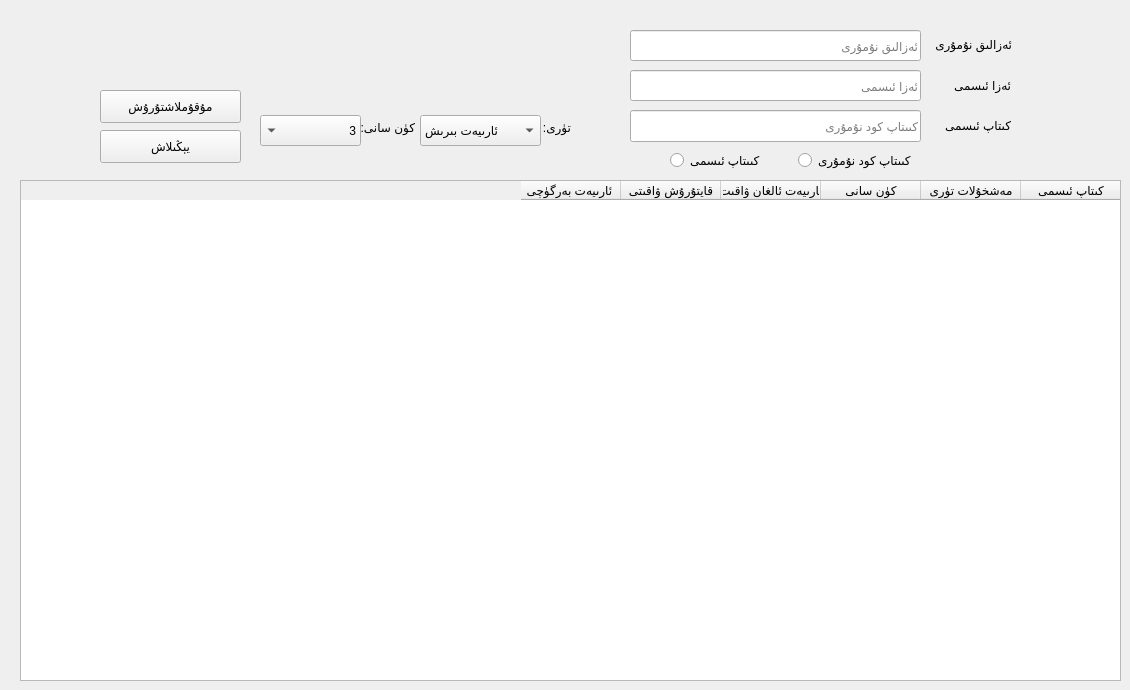
      <widget class="QWidget" name="tab_7">
       <attribute name="title">
        <string>ئارىيەت بىرىش</string>
       </attribute>
       <widget class="QTableWidget" name="tableWidget_2">
        <property name="geometry">
         <rect>
          <x>20</x>
          <y>180</y>
          <width>1101</width>
          <height>501</height>
         </rect>
        </property>
        <property name="font">
         <font>
          <weight>50</weight>
          <bold>false</bold>
         </font>
        </property>
        <property name="layoutDirection">
         <enum>Qt::RightToLeft</enum>
        </property>
        <property name="locale">
         <locale language="Uighur" country="China"/>
        </property>
        <column>
         <property name="text">
          <string>كىتاپ ئىسمى</string>
         </property>
        </column>
        <column>
         <property name="text">
          <string>مەشخۇلات تۈرى</string>
         </property>
        </column>
        <column>
         <property name="text">
          <string>كۈن سانى</string>
         </property>
        </column>
        <column>
         <property name="text">
          <string>ئارىيەت ئالغان ۋاقىت</string>
         </property>
        </column>
        <column>
         <property name="text">
          <string>قايتۇرۇش ۋاقىتى</string>
         </property>
        </column>
        <column>
         <property name="text">
          <string>ئارىيەت بەرگۈچى </string>
         </property>
        </column>
       </widget>
       <widget class="QPushButton" name="pushButton_8">
        <property name="geometry">
         <rect>
          <x>100</x>
          <y>90</y>
          <width>141</width>
          <height>33</height>
         </rect>
        </property>
        <property name="font">
         <font>
          <kerning>false</kerning>
         </font>
        </property>
        <property name="layoutDirection">
         <enum>Qt::RightToLeft</enum>
        </property>
        <property name="text">
         <string>مۇقۇملاشتۇرۇش</string>
        </property>
       </widget>
       <widget class="QLineEdit" name="lineEdit_5">
        <property name="geometry">
         <rect>
          <x>630</x>
          <y>110</y>
          <width>291</width>
          <height>32</height>
         </rect>
        </property>
        <property name="layoutDirection">
         <enum>Qt::RightToLeft</enum>
        </property>
        <property name="placeholderText">
         <string>كىىتاپ كود نۇمۇرى</string>
        </property>
       </widget>
       <widget class="QLabel" name="label">
        <property name="geometry">
         <rect>
          <x>530</x>
          <y>117</y>
          <width>41</width>
          <height>21</height>
         </rect>
        </property>
        <property name="layoutDirection">
         <enum>Qt::RightToLeft</enum>
        </property>
        <property name="text">
         <string>تۈرى:</string>
        </property>
       </widget>
       <widget class="QComboBox" name="comboBox">
        <property name="geometry">
         <rect>
          <x>420</x>
          <y>115</y>
          <width>121</width>
          <height>31</height>
         </rect>
        </property>
        <property name="locale">
         <locale language="Uighur" country="China"/>
        </property>
        <item>
         <property name="text">
          <string>ئارىيەت بىرىش</string>
         </property>
        </item>
        <item>
         <property name="text">
          <string>قايتۇرۇش</string>
         </property>
        </item>
        <item>
         <property name="text">
          <string>ئۇزارتىش</string>
         </property>
        </item>
       </widget>
       <widget class="QComboBox" name="comboBox_2">
        <property name="geometry">
         <rect>
          <x>260</x>
          <y>115</y>
          <width>101</width>
          <height>31</height>
         </rect>
        </property>
        <property name="layoutDirection">
         <enum>Qt::RightToLeft</enum>
        </property>
        <item>
         <property name="text">
          <string>3</string>
         </property>
        </item>
        <item>
         <property name="text">
          <string>5</string>
         </property>
        </item>
        <item>
         <property name="text">
          <string>10</string>
         </property>
        </item>
        <item>
         <property name="text">
          <string>15</string>
         </property>
        </item>
        <item>
         <property name="text">
          <string>20</string>
         </property>
        </item>
        <item>
         <property name="text">
          <string>30</string>
         </property>
        </item>
       </widget>
       <widget class="QLabel" name="label_2">
        <property name="geometry">
         <rect>
          <x>354</x>
          <y>117</y>
          <width>61</width>
          <height>21</height>
         </rect>
        </property>
        <property name="layoutDirection">
         <enum>Qt::RightToLeft</enum>
        </property>
        <property name="text">
         <string>كۈن سانى:</string>
        </property>
       </widget>
       <widget class="QLineEdit" name="lineEdit_20">
        <property name="geometry">
         <rect>
          <x>630</x>
          <y>30</y>
          <width>291</width>
          <height>31</height>
         </rect>
        </property>
        <property name="layoutDirection">
         <enum>Qt::RightToLeft</enum>
        </property>
        <property name="alignment">
         <set>Qt::AlignLeading|Qt::AlignLeft|Qt::AlignVCenter</set>
        </property>
        <property name="placeholderText">
         <string>ئەزالىق نۇمۇرى</string>
        </property>
       </widget>
       <widget class="QLabel" name="label_25">
        <property name="geometry">
         <rect>
          <x>931</x>
          <y>34</y>
          <width>81</width>
          <height>20</height>
         </rect>
        </property>
        <property name="layoutDirection">
         <enum>Qt::RightToLeft</enum>
        </property>
        <property name="text">
         <string>ئەزالىق نۇمۇرى</string>
        </property>
       </widget>
       <widget class="QLabel" name="label_26">
        <property name="geometry">
         <rect>
          <x>940</x>
          <y>115</y>
          <width>71</width>
          <height>20</height>
         </rect>
        </property>
        <property name="layoutDirection">
         <enum>Qt::RightToLeft</enum>
        </property>
        <property name="text">
         <string>كىتاپ ئىسمى</string>
        </property>
       </widget>
       <widget class="QLineEdit" name="lineEdit_21">
        <property name="geometry">
         <rect>
          <x>630</x>
          <y>70</y>
          <width>291</width>
          <height>31</height>
         </rect>
        </property>
        <property name="layoutDirection">
         <enum>Qt::RightToLeft</enum>
        </property>
        <property name="cursorPosition">
         <number>0</number>
        </property>
        <property name="placeholderText">
         <string>ئەزا ئىسمى</string>
        </property>
       </widget>
       <widget class="QLabel" name="label_27">
        <property name="geometry">
         <rect>
          <x>940</x>
          <y>77</y>
          <width>71</width>
          <height>16</height>
         </rect>
        </property>
        <property name="layoutDirection">
         <enum>Qt::RightToLeft</enum>
        </property>
        <property name="text">
         <string>ئەزا ئىسمى</string>
        </property>
       </widget>
       <widget class="QPushButton" name="pushButton_18">
        <property name="geometry">
         <rect>
          <x>100</x>
          <y>130</y>
          <width>141</width>
          <height>33</height>
         </rect>
        </property>
        <property name="font">
         <font>
          <kerning>false</kerning>
         </font>
        </property>
        <property name="layoutDirection">
         <enum>Qt::RightToLeft</enum>
        </property>
        <property name="text">
         <string>يېڭىلاش</string>
        </property>
       </widget>
       <widget class="QRadioButton" name="radioButton_11">
        <property name="geometry">
         <rect>
          <x>798</x>
          <y>150</y>
          <width>121</width>
          <height>20</height>
         </rect>
        </property>
        <property name="text">
         <string>كىىتاپ كود نۇمۇرى</string>
        </property>
       </widget>
       <widget class="QRadioButton" name="radioButton_12">
        <property name="geometry">
         <rect>
          <x>670</x>
          <y>150</y>
          <width>121</width>
          <height>20</height>
         </rect>
        </property>
        <property name="text">
         <string>كىىتاپ ئىسمى</string>
        </property>
       </widget>
      </widget>
